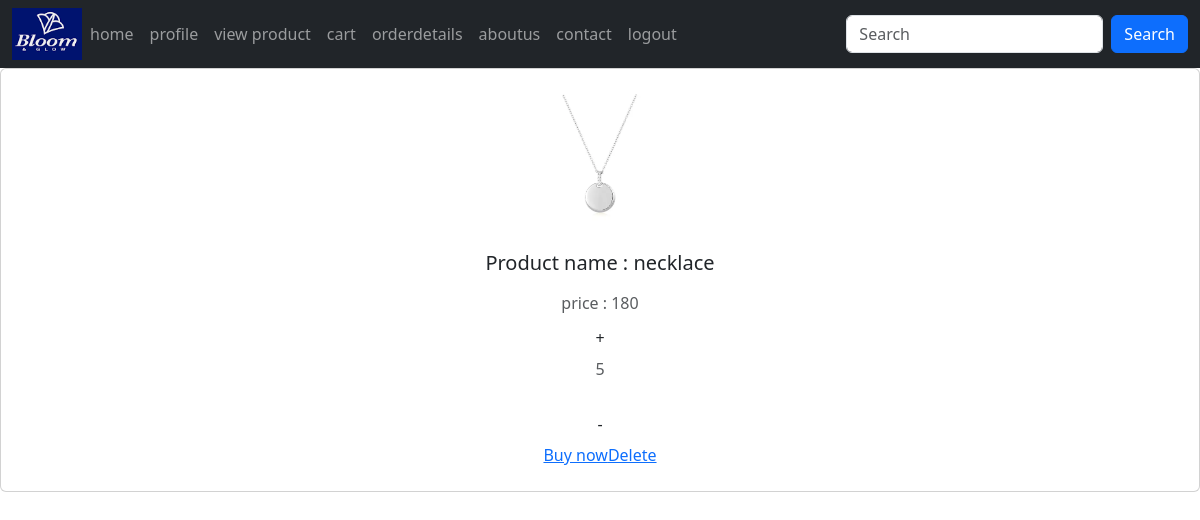
Before: /user_view_cart (signed in) with the older database file.
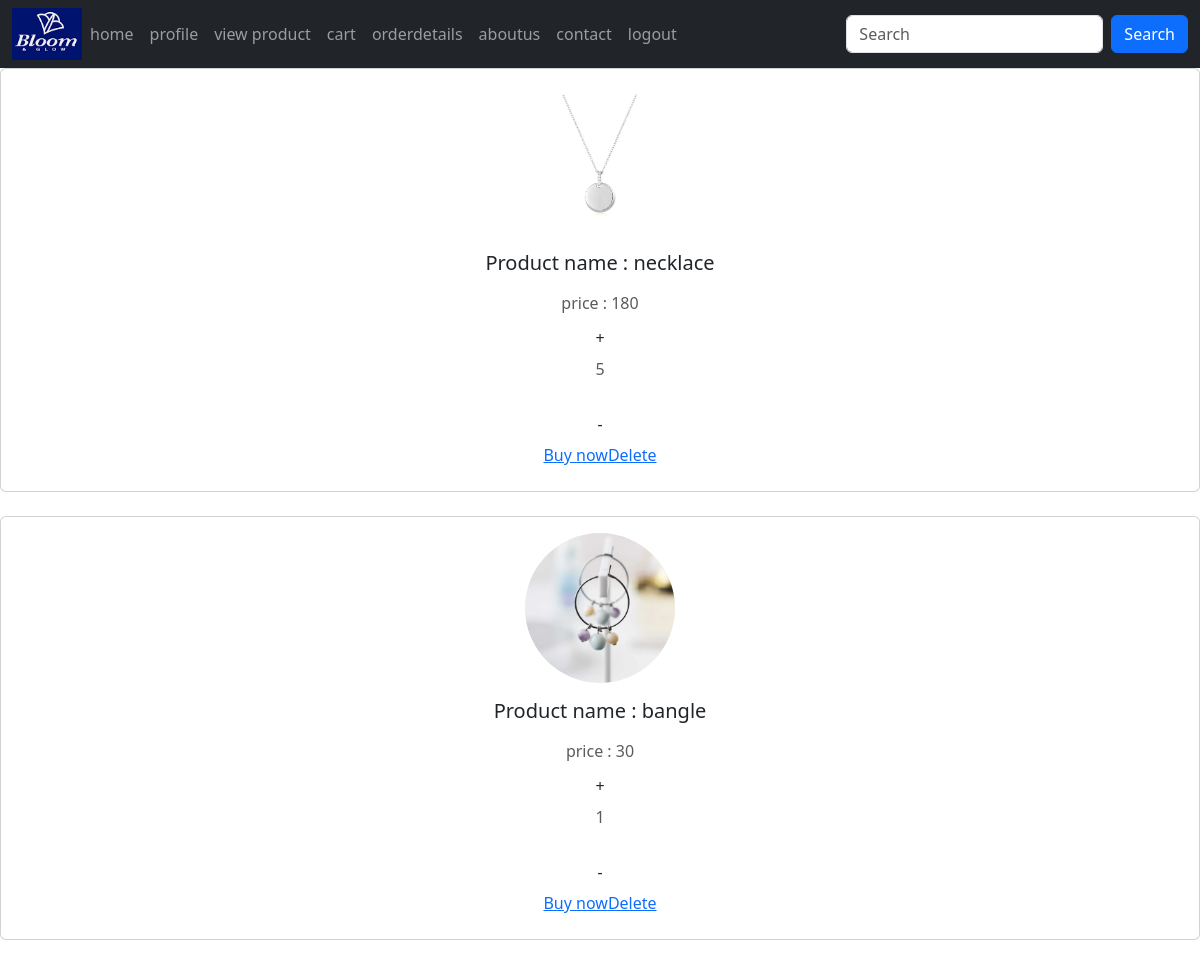
After: the same page with the newer database file.
### app/models.py (models this page shows, shortened)
class cart(models.Model):
    user = models.ForeignKey(Register,on_delete=models.CASCADE)
    product = models.ForeignKey(Product,on_delete=models.CASCADE)
    quantity = models.IntegerField()

class Product(models.Model):
    shop = models.ForeignKey(Shopreg,on_delete=models.CASCADE)
    name = models.TextField()
    discription = models.TextField()
    price = models.IntegerField()
    quantity = models.IntegerField()
    offerprice = models.IntegerField()
    image = models.FileField()

### app/views.py (the view)
# urls.py: path('user_view_cart',views.user_view_cart),
def user_view_cart(req):
    if 'user' in req.session:
        data=cart.objects.filter(user=get_usr(req))
        return render(req,'addtocart.html',{'data':data})

### app/views.py (called while the page is built)
def get_usr(req):
    data=Register.objects.get(Email=req.session['user'])
    return data

### template/addtocart.html (shortened to what this page needs)
<!DOCTYPE html>
<html lang="en">
<head>
    <link href="https://cdn.jsdelivr.net/npm/bootstrap@5.3.3/dist/css/bootstrap.min.css" rel="stylesheet">
</head>
<body>
  <nav class="navbar navbar-expand-sm navbar-dark bg-dark">
    <div class="container-fluid">
      <a href="../userhome" class="logo">
        <img src="static/download (1).png" alt="logo" width="70px">
      </a>
      <div class="collapse navbar-collapse" id="mynavbar">
        <ul class="navbar-nav me-auto">
          <li class="nav-item">
            <a class="nav-link" href="../userhome">home</a>
          </li>
          <li class="nav-item">
            <a class="nav-link" href="../profile">profile</a>
          </li>
          <li class="nav-item">
            <a class="nav-link" href="../userviewproduct">view product</a>
          </li>
          <li class="nav-item">
            <a class="nav-link" href="../user_view_cart">cart</a>
          </li>
          <li class="nav-item">
            <a class="nav-link" href="../orderdetails">orderdetails</a>
          </li>
            <a class="nav-link" href="../aboutus">aboutus</a>
            <a class="nav-link" href="../contact">contact</a>
          <li class="nav-item">
            <a class="nav-link" href="../logout">logout</a>
          </li>
        </ul>
        <form class="d-flex">
          <input class="form-control me-2" type="text" placeholder="Search">
          <button class="btn btn-primary" type="button">Search</button>
        </form>
      </div>
    </div>
  </nav>
     {% for i in data %}
         <div class="card mb-4">
           <div class="card-body text-center">
             <img src="{{i.product.image.url}}" alt="avatar" class="rounded-circle img-fluid" style="width: 150px;height: 150px;">
             <h5 class="my-3">Product name : {{i.product.name}}</h5>
             <p class="text-muted mb-1">price : {{i.product.price}}</p>
             <a href="../qty_incri/{{i.pk}}" class="btn">+</a><p class="text-muted mb-4">{{i.quantity}}</p>
             <a href="../qty_decri/{{i.pk}}" class="btn">-</a>
             <div class="d-flex justify-content-center mb-2">
               <a href="../buynow/{{i.pk}}">Buy now</a>
               <a href="../deleteitem/{{i.pk}}">Delete</a>
             </div>
           </div>
         </div>
         {% endfor %}
</body>
</html>

Changed rows visible on the page:
added cart: product.image (picture), product.name "bangle", product.price "30", quantity "1"
